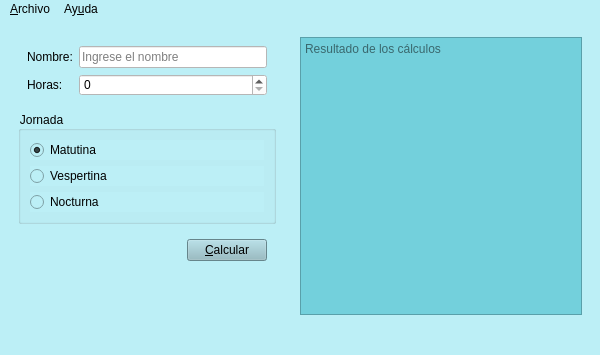
<?xml version="1.0" encoding="UTF-8"?>
<ui version="4.0">
 <class>Salarios</class>
 <widget class="QMainWindow" name="Salarios">
  <property name="geometry">
   <rect>
    <x>0</x>
    <y>0</y>
    <width>600</width>
    <height>355</height>
   </rect>
  </property>
  <property name="minimumSize">
   <size>
    <width>600</width>
    <height>0</height>
   </size>
  </property>
  <property name="windowTitle">
   <string>Salarios</string>
  </property>
  <property name="windowIcon">
   <iconset resource="Recursos.qrc">
    <normaloff>:/Recursos/Iconos/salario (1).png</normaloff>:/Recursos/Iconos/salario (1).png</iconset>
  </property>
  <property name="styleSheet">
   <string notr="true">background-color: rgb(188, 239, 246);</string>
  </property>
  <widget class="QWidget" name="centralwidget">
   <layout class="QHBoxLayout" name="horizontalLayout_2">
    <item>
     <widget class="QWidget" name="widget" native="true">
      <property name="minimumSize">
       <size>
        <width>250</width>
        <height>0</height>
       </size>
      </property>
      <property name="maximumSize">
       <size>
        <width>300</width>
        <height>16777215</height>
       </size>
      </property>
      <layout class="QVBoxLayout" name="verticalLayout_2">
       <item>
        <widget class="QWidget" name="widget_3" native="true">
         <layout class="QFormLayout" name="formLayout">
          <item row="0" column="0">
           <widget class="QLabel" name="label">
            <property name="text">
             <string>Nombre:</string>
            </property>
           </widget>
          </item>
          <item row="0" column="1">
           <widget class="QLineEdit" name="inNombre">
            <property name="styleSheet">
             <string notr="true">border-top-color: rgb(0, 0, 0);
background-color: rgb(255, 255, 255);</string>
            </property>
            <property name="placeholderText">
             <string>Ingrese el nombre</string>
            </property>
           </widget>
          </item>
          <item row="1" column="0">
           <widget class="QLabel" name="label_2">
            <property name="text">
             <string>Horas:</string>
            </property>
           </widget>
          </item>
          <item row="1" column="1">
           <widget class="QSpinBox" name="inHoras">
            <property name="styleSheet">
             <string notr="true">background-color: rgb(255, 255, 255);</string>
            </property>
           </widget>
          </item>
         </layout>
        </widget>
       </item>
       <item>
        <widget class="QGroupBox" name="groupBox">
         <property name="title">
          <string>Jornada</string>
         </property>
         <layout class="QVBoxLayout" name="verticalLayout">
          <item>
           <widget class="QRadioButton" name="inMatutina">
            <property name="text">
             <string>Matutina</string>
            </property>
            <property name="checked">
             <bool>true</bool>
            </property>
           </widget>
          </item>
          <item>
           <widget class="QRadioButton" name="inVespertina">
            <property name="text">
             <string>Vespertina</string>
            </property>
           </widget>
          </item>
          <item>
           <widget class="QRadioButton" name="inNocturna">
            <property name="text">
             <string>Nocturna</string>
            </property>
           </widget>
          </item>
         </layout>
        </widget>
       </item>
       <item>
        <widget class="QWidget" name="widget_4" native="true">
         <layout class="QHBoxLayout" name="horizontalLayout">
          <item>
           <spacer name="horizontalSpacer">
            <property name="orientation">
             <enum>Qt::Horizontal</enum>
            </property>
            <property name="sizeHint" stdset="0">
             <size>
              <width>151</width>
              <height>20</height>
             </size>
            </property>
           </spacer>
          </item>
          <item>
           <widget class="QPushButton" name="btnCalcular">
            <property name="styleSheet">
             <string notr="true">background-color: rgb(143, 186, 195);</string>
            </property>
            <property name="text">
             <string>&amp;Calcular</string>
            </property>
           </widget>
          </item>
         </layout>
        </widget>
       </item>
       <item>
        <spacer name="verticalSpacer">
         <property name="orientation">
          <enum>Qt::Vertical</enum>
         </property>
         <property name="sizeHint" stdset="0">
          <size>
           <width>20</width>
           <height>70</height>
          </size>
         </property>
        </spacer>
       </item>
      </layout>
     </widget>
    </item>
    <item>
     <widget class="QWidget" name="widget_2" native="true">
      <property name="minimumSize">
       <size>
        <width>300</width>
        <height>0</height>
       </size>
      </property>
      <layout class="QVBoxLayout" name="verticalLayout_3">
       <item>
        <widget class="QPlainTextEdit" name="outCalculos">
         <property name="styleSheet">
          <string notr="true">background-color: rgb(115, 208, 220);</string>
         </property>
         <property name="readOnly">
          <bool>true</bool>
         </property>
         <property name="placeholderText">
          <string>Resultado de los cálculos</string>
         </property>
        </widget>
       </item>
      </layout>
     </widget>
    </item>
   </layout>
  </widget>
  <widget class="QMenuBar" name="menubar">
   <property name="geometry">
    <rect>
     <x>0</x>
     <y>0</y>
     <width>600</width>
     <height>22</height>
    </rect>
   </property>
   <widget class="QMenu" name="menuArchivo">
    <property name="title">
     <string>&amp;Archivo</string>
    </property>
    <addaction name="actionNuevo"/>
    <addaction name="actionAbrir"/>
    <addaction name="actionGuardar"/>
    <addaction name="separator"/>
    <addaction name="actionCalcular"/>
    <addaction name="separator"/>
    <addaction name="actionSalir"/>
   </widget>
   <widget class="QMenu" name="menuAyuda">
    <property name="title">
     <string>Ay&amp;uda</string>
    </property>
    <addaction name="actionAcerca_de"/>
   </widget>
   <addaction name="menuArchivo"/>
   <addaction name="menuAyuda"/>
  </widget>
  <widget class="QStatusBar" name="statusbar"/>
  <action name="actionNuevo">
   <property name="icon">
    <iconset resource="Recursos.qrc">
     <normaloff>:/Recursos/Iconos/salario (1).png</normaloff>:/Recursos/Iconos/salario (1).png</iconset>
   </property>
   <property name="text">
    <string>&amp;Nuevo</string>
   </property>
   <property name="shortcut">
    <string>Ctrl+N</string>
   </property>
  </action>
  <action name="actionAbrir">
   <property name="text">
    <string>&amp;Abrir</string>
   </property>
   <property name="shortcut">
    <string>Ctrl+A</string>
   </property>
  </action>
  <action name="actionGuardar">
   <property name="text">
    <string>&amp;Guardar</string>
   </property>
   <property name="shortcut">
    <string>Ctrl+S</string>
   </property>
  </action>
  <action name="actionCalcular">
   <property name="text">
    <string>&amp;Calcular</string>
   </property>
   <property name="shortcut">
    <string>F1</string>
   </property>
  </action>
  <action name="actionSalir">
   <property name="text">
    <string>&amp;Salir</string>
   </property>
   <property name="shortcut">
    <string>Ctrl+Q</string>
   </property>
  </action>
  <action name="actionAcerca_de">
   <property name="text">
    <string>Acerca de Salarios</string>
   </property>
  </action>
 </widget>
 <resources>
  <include location="Recursos.qrc"/>
 </resources>
 <connections/>
</ui>
